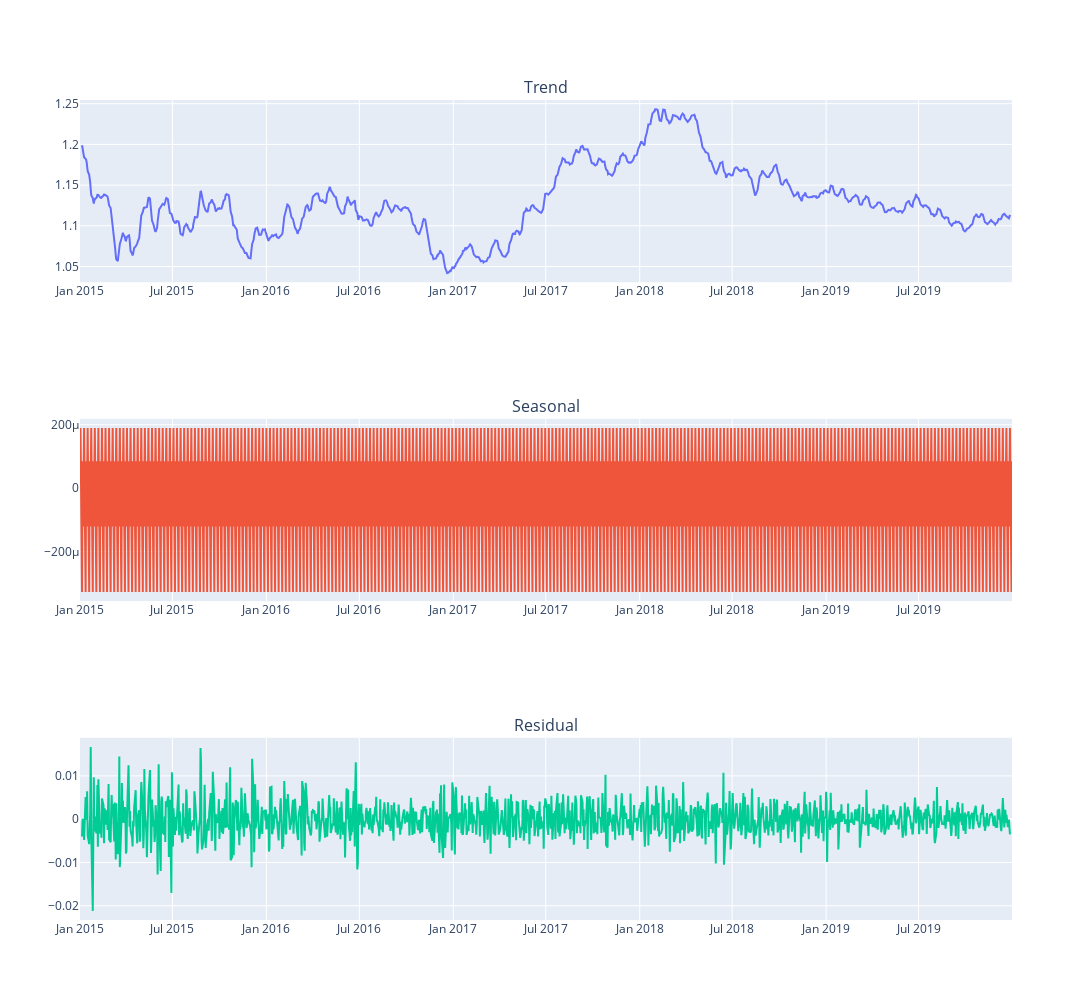

Notebook code for this chart:
### Code cell
cols = ["Trend", "Seasonal", "Residual"]

fig = make_subplots(rows=3, cols=1, subplot_titles=cols)

for i, col in enumerate(cols):
    fig.add_trace(
        go.Scatter(x=df_plotly.index, y=df_plotly[col]),
        row=i+1,
        col=1
    )

fig.update_layout(height=1000, width=1500, showlegend=False)
fig.show()

### Figure 1 — Plotly figure (JSON) as saved in the notebook; plotly's stock layout.template omitted (floating-point values rounded to 4 significant figures; data arrays with more than 128 entries replaced by an {"elided": "..."} marker saying what was removed)
{"data": [{"type": "scatter", "x": {"elided": "1304 str values"}, "xaxis": "x", "y": {"elided": "1304 float values"}, "yaxis": "y"}, {"type": "scatter", "x": {"elided": "1304 str values"}, "xaxis": "x2", "y": {"elided": "1304 float values"}, "yaxis": "y2"}, {"type": "scatter", "x": {"elided": "1304 str values"}, "xaxis": "x3", "y": {"elided": "1304 float values"}, "yaxis": "y3"}], "layout": {"annotations": [{"font": {"size": 16}, "showarrow": false, "text": "Trend", "x": 0.5, "xanchor": "center", "xref": "paper", "y": 1, "yanchor": "bottom", "yref": "paper"}, {"font": {"size": 16}, "showarrow": false, "text": "Seasonal", "x": 0.5, "xanchor": "center", "xref": "paper", "y": 0.6111, "yanchor": "bottom", "yref": "paper"}, {"font": {"size": 16}, "showarrow": false, "text": "Residual", "x": 0.5, "xanchor": "center", "xref": "paper", "y": 0.2222, "yanchor": "bottom", "yref": "paper"}], "height": 1000, "showlegend": false, "width": 1500, "xaxis": {"anchor": "y", "domain": [0, 1]}, "xaxis2": {"anchor": "y2", "domain": [0, 1]}, "xaxis3": {"anchor": "y3", "domain": [0, 1]}, "yaxis": {"anchor": "x", "domain": [0.7778, 1]}, "yaxis2": {"anchor": "x2", "domain": [0.3889, 0.6111]}, "yaxis3": {"anchor": "x3", "domain": [0, 0.2222]}}}
